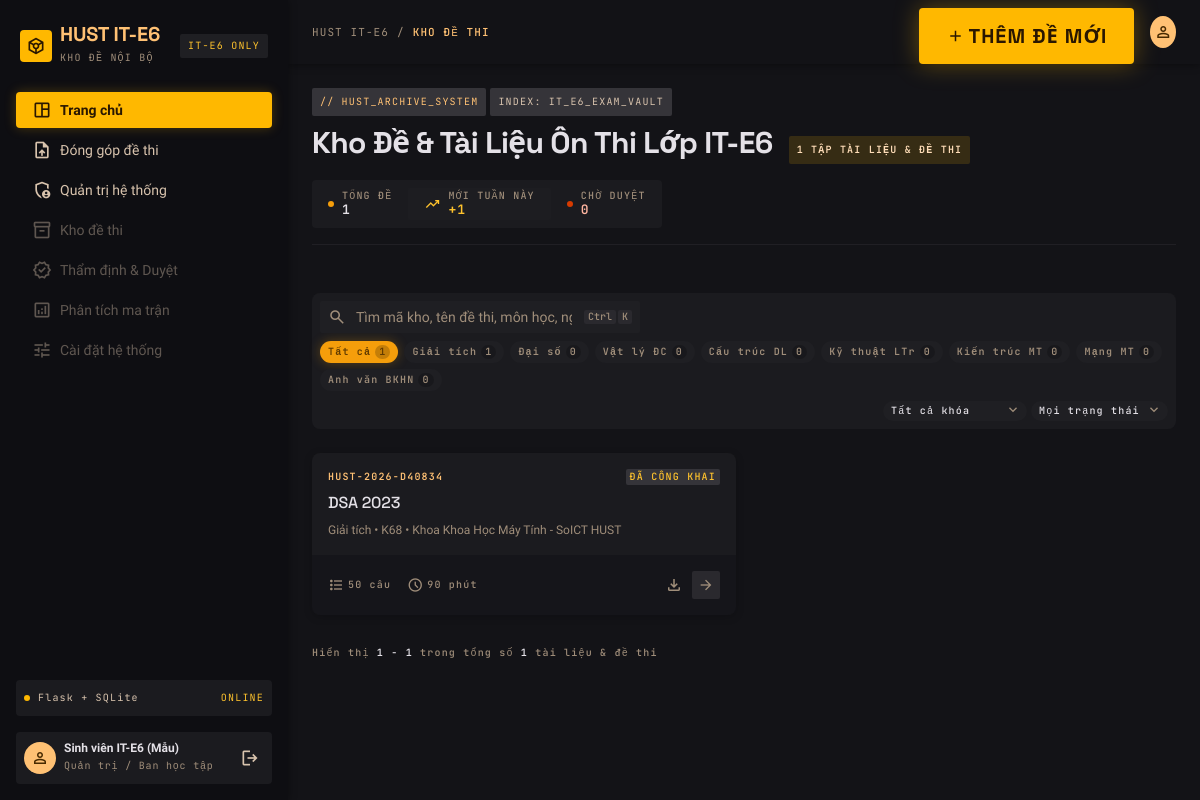
The app's page /dashboard (signed in), older data.
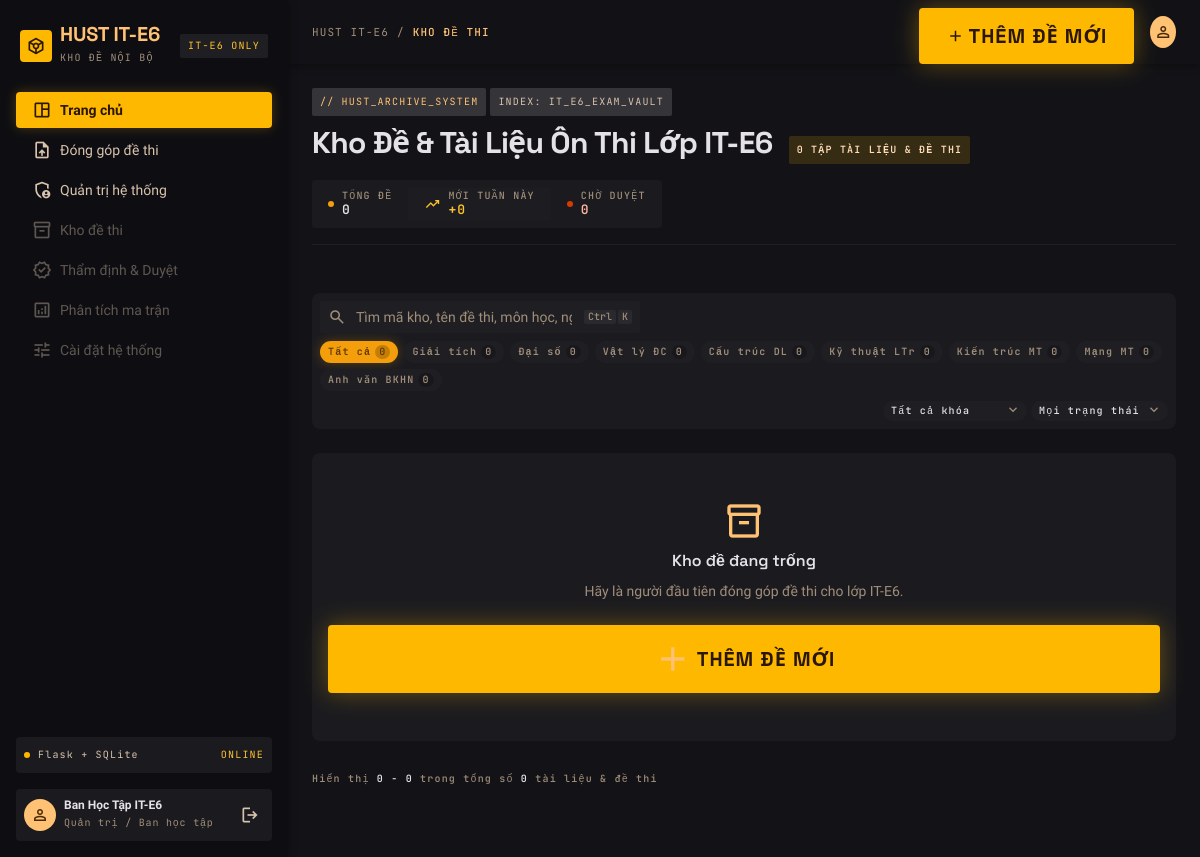
The same page, newer data.
### tables this page shows
CREATE TABLE "User" (
    id            INTEGER PRIMARY KEY AUTOINCREMENT,
    mssv          TEXT UNIQUE,
    email         TEXT UNIQUE NOT NULL,
    password_hash TEXT NOT NULL,
    full_name     TEXT,
    role          TEXT NOT NULL DEFAULT 'student',
    is_active     INTEGER NOT NULL DEFAULT 1,
    created_at    TEXT NOT NULL DEFAULT CURRENT_TIMESTAMP
);

CREATE TABLE Subject (
    id   INTEGER PRIMARY KEY AUTOINCREMENT,
    name TEXT UNIQUE NOT NULL
);

CREATE TABLE ExamFile (
    id            INTEGER PRIMARY KEY AUTOINCREMENT,
    uploader_id   INTEGER NOT NULL,
    original_name TEXT NOT NULL,
    stored_name   TEXT UNIQUE NOT NULL,
    ext           TEXT NOT NULL,
    mime          TEXT NOT NULL,
    size_bytes    INTEGER NOT NULL,
    sha256        TEXT NOT NULL,
    page_count    INTEGER,
    width         INTEGER,
    height        INTEGER,
    text_layer    INTEGER,
    zip_entries   INTEGER,
    zip_preview   TEXT,
    drive_file_id TEXT,                 -- ID tep tren Google Drive (NULL = tep cu nam tren dia)
    exam_id       INTEGER,              -- NULL = tep dang cho (chua luu de thi)
    created_at    TEXT NOT NULL
);

CREATE TABLE Exam (
    id            INTEGER PRIMARY KEY AUTOINCREMENT,
    vault_id      TEXT UNIQUE NOT NULL,
    title         TEXT NOT NULL,
    subject_id    INTEGER NOT NULL,
    cohort        TEXT NOT NULL,
    source_id     INTEGER NOT NULL,
    duration_min  INTEGER NOT NULL,
    num_questions INTEGER NOT NULL,
    grading_scale TEXT NOT NULL,
    nb_th         INTEGER NOT NULL DEFAULT 0,
    vd            INTEGER NOT NULL DEFAULT 0,
    vdc           INTEGER NOT NULL DEFAULT 0,
    status        TEXT NOT NULL,
    uploader_id   INTEGER NOT NULL,
    file_id       INTEGER UNIQUE NOT NULL,
    created_at    TEXT NOT NULL
);

CREATE TABLE Source (
    id   INTEGER PRIMARY KEY AUTOINCREMENT,
    name TEXT UNIQUE NOT NULL
);

### app.py (the view)
@app.route("/dashboard")
@login_required
def dashboard():
    db = get_db()
    scope_sql = "1 = 1"
    scope_args = []
    q = re.sub(r"\s+", " ", request.args.get("q", "")).strip()[:100]
    subject_id = to_int(request.args.get("subject"), 1, 2 ** 31)
    status = request.args.get("status", "")
    cohort = request.args.get("cohort", "")
    if status not in STATUSES:
        status = ""
    if cohort not in dict(COHORTS):
        cohort = ""
    filters = {"q": q, "subject": subject_id, "status": status, "cohort": cohort}
    where, args = [scope_sql], list(scope_args)
    if subject_id:
        where.append("e.subject_id = ?")
        args.append(subject_id)
    if status:
        where.append("e.status = ?")
        args.append(status)
    if cohort:
        where.append("e.cohort = ?")
        args.append(cohort)
    if q:
        like = "%" + q.replace("\\", "\\\\").replace("%", "\\%").replace("_", "\\_") + "%"
        where.append("(e.title LIKE ? ESCAPE '\\' OR e.vault_id LIKE ? ESCAPE '\\' "
                     "OR s.name LIKE ? ESCAPE '\\' OR src.name LIKE ? ESCAPE '\\')")
        args += [like] * 4
    where_sql = " AND ".join(where)
    from_sql = """FROM Exam e
        JOIN Subject s   ON s.id   = e.subject_id
        JOIN Source  src ON src.id = e.source_id
        JOIN ExamFile f  ON f.id   = e.file_id"""
    total = db.execute(f"SELECT COUNT(*) {from_sql} WHERE {where_sql}", args).fetchone()[0]
    pages = max(1, -(-total // DASH_PER_PAGE))
    page = min(max(to_int(request.args.get("page"), 1, 10 ** 6) or 1, 1), pages)
    offset = (page - 1) * DASH_PER_PAGE
    exams = db.execute(
        f"""SELECT e.id, e.vault_id, e.title, e.cohort, e.status, e.num_questions,
                   e.duration_min, e.created_at, s.name AS subject_name,
                   src.name AS source_name, f.id AS file_id, f.ext
            {from_sql} WHERE {where_sql}
            ORDER BY e.id DESC LIMIT ? OFFSET ?""",
        args + [DASH_PER_PAGE, offset],
    ).fetchall()
    week_ago = (datetime.now(VN_TZ) - timedelta(days=7)).strftime("%Y-%m-%d %H:%M:%S")
    stats = db.execute(
        f"""SELECT COUNT(*) AS total,
                   COALESCE(SUM(e.created_at >= ?), 0) AS new_week,
                   COALESCE(SUM(e.status = 'pending'), 0) AS pending
            FROM Exam e WHERE {scope_sql}""",
        [week_ago] + scope_args,
    ).fetchone()
    subjects = db.execute(
        f"""SELECT s.id, s.name, COUNT(e.id) AS n
            FROM Subject s LEFT JOIN Exam e ON e.subject_id = s.id AND {scope_sql}
            GROUP BY s.id ORDER BY s.id""",
        scope_args,
    ).fetchall()
    def link(**over):
        d = dict(filters)
        d.update(over)
        d = {k: v for k, v in d.items() if v not in (None, "")}
        return url_for("dashboard", **d)
    return render_template(
        "dashboard.html",
        exams=exams, stats=stats, subjects=subjects, link=link,
        q=q, subject_id=subject_id, status=status, cohort=cohort,
        has_filter=bool(q or subject_id or status or cohort),
        cohorts=COHORTS, total=total, page=page, pages=pages,
        pages_nav=page_window(page, pages),
        first=offset + 1 if total else 0, last=offset + len(exams),
    )

### app.py (called while the page is built, shortened)
def get_db():
    if "db" not in g:
        g.db = sqlite3.connect(DATABASE)
        g.db.row_factory = sqlite3.Row
    return g.db

@login_manager.user_loader
def load_user(user_id):
    row = get_db().execute('SELECT * FROM "User" WHERE id = ?', (user_id,)).fetchone()
    user = User(row) if row else None
    return user if user and user.is_active else None

def csrf_token():
    if "_csrf" not in session:
        session["_csrf"] = secrets.token_hex(16)
    return session["_csrf"]

@app.after_request
def security_headers(resp):
    resp.headers.setdefault("X-Content-Type-Options", "nosniff")
    resp.headers.setdefault("X-Frame-Options", "SAMEORIGIN")
    resp.headers.setdefault("Referrer-Policy", "same-origin")
    return resp

def page_window(page, pages):
    if pages <= 7:
        return list(range(1, pages + 1))

def to_int(value, lo, hi):
    try:
        n = int(str(value).strip())
    except (TypeError, ValueError):
        return None
    return n if lo <= n <= hi else None

    @property
    def is_active(self):
        return self._active

    @property
    def is_admin(self):
        return self.role == "admin"

### templates/dashboard.html (shortened to what the changed rows need)
{% extends "base_app.html" %}
{% block content %}
{% set badge = {'published': 'is-published', 'pending': 'is-pending', 'draft': 'is-draft'} %}
<div class="vault">
  <div class="page-head">
    <div class="page-head__left">
      <div class="page-head__title">
        <h1>Kho Đề &amp; Tài Liệu Ôn Thi Lớp IT-E6</h1>
        <div class="tag-row">
          <span class="chip chip--accent">{{ '{:,}'.format(stats.total) }} TẬP TÀI LIỆU &amp; ĐỀ THI</span>
        </div>
      </div>
    </div>
    <div class="vt-stats">
      <div class="vt-stat">
        <div><span class="vt-stat__label">TỔNG ĐỀ</span><strong>{{ '{:,}'.format(stats.total) }}</strong></div>
      </div>
      <div class="vt-stat vt-stat--mid">
        <div><span class="vt-stat__label">MỚI TUẦN NÀY</span><strong class="vt-c-tertiary">+{{ stats.new_week }}</strong></div>
      </div>
    </div>
  </div>
  <form class="vt-toolbar" id="filterForm" method="get" action="{{ url_for('dashboard') }}">
    <div class="vt-filters">
      <div class="vt-pills">
        <a class="vt-pill {{ 'is-active' if not subject_id }}" href="{{ link(subject=None) }}">
          <span>Tất cả</span><span class="vt-pill__n">{{ stats.total }}</span>
        </a>
        {% for s in subjects %}
        <a class="vt-pill {{ 'is-active' if subject_id == s.id }}" href="{{ link(subject=s.id) }}">
          <span>{{ s.name }}</span><span class="vt-pill__n">{{ s.n }}</span>
        </a>
        {% endfor %}
      </div>
    </div>
  </form>
  {% if exams %}
  <section class="vt-grid">
    {% for e in exams %}
    <div class="vt-card" role="link" tabindex="0"
         data-href="{{ url_for('file_download' if e.ext == '.zip' else 'file_preview', file_id=e.file_id) }}"
         data-zip="{{ 1 if e.ext == '.zip' else 0 }}">
      <div class="vt-card__body">
        <div class="vt-card__top">
          <span class="vt-card__id">{{ e.vault_id }}</span>
          <span class="vt-badge {{ badge[e.status] }}">{{ status_labels[e.status]|upper }}</span>
        </div>
        <h2 class="vt-card__title">{{ e.title }}</h2>
        <p class="vt-card__sub">{{ e.subject_name }} &bull; {{ e.cohort }} &bull; {{ e.source_name }}</p>
      </div>
      <div class="vt-card__foot">
        <div class="vt-card__meta">
          <span><span class="material-symbols-outlined icon-16">format_list_bulleted</span>{{ e.num_questions }} câu</span>
          <span><span class="material-symbols-outlined icon-16">schedule</span>{{ e.duration_min }} phút</span>
        </div>
        <div class="vt-card__actions">
          <a class="vt-icon-btn" href="{{ url_for('file_download', file_id=e.file_id) }}"
             title="Tải tệp xuống" aria-label="Tải tệp xuống">
            <span class="material-symbols-outlined icon-18">download</span>
          </a>
          <span class="vt-go"><span class="material-symbols-outlined icon-16">arrow_forward</span></span>
        </div>
      </div>
    </div>
    {% endfor %}
  </section>
  {% else %}
  <section class="vt-empty">
    <span class="material-symbols-outlined">inventory_2</span>
    <strong>{{ 'Không tìm thấy đề thi phù hợp' if has_filter else 'Kho đề đang trống' }}</strong>
    <p>{{ 'Hãy thử đổi từ khóa hoặc bỏ bớt bộ lọc.' if has_filter else 'Hãy là người đầu tiên đóng góp đề thi cho lớp IT-E6.' }}</p>
    {% if has_filter %}
      <a class="btn-soft" href="{{ url_for('dashboard') }}">Xóa bộ lọc</a>
    {% else %}
      <a class="btn-primary vt-add" href="{{ url_for('contribute') }}">
        <span class="material-symbols-outlined icon-18">add</span><span>Thêm đề mới</span>
      </a>
    {% endif %}
  </section>
  {% endif %}
  <footer class="vt-foot">
    <div>Hiển thị <b>{{ first }} - {{ last }}</b> trong tổng số <b>{{ '{:,}'.format(total) }}</b> tài liệu &amp; đề thi</div>
  </footer>
</div>
{% endblock %}

### templates/base_app.html (shortened to what this page needs)
<!DOCTYPE html>
<html lang="vi">
<head>
  <link rel="stylesheet" href="{{ url_for('static', filename='css/style.css') }}">
  <link rel="stylesheet" href="{{ url_for('static', filename='css/app.css') }}">
</head>
<body class="app">
  <aside class="sidebar" id="sidebar">
    <div class="sidebar__top">
      <div class="sidebar__brand">
        <div class="sidebar__brand-left">
          <div class="logo-box"><span class="material-symbols-outlined icon-20">token</span></div>
          <div class="sidebar__brand-text">
            <strong>HUST IT-E6</strong>
            <span>KHO ĐỀ NỘI BỘ</span>
          </div>
        </div>
        <span class="chip" style="color:var(--warn)">IT-E6 ONLY</span>
      </div>
      <nav class="nav" aria-label="Điều hướng">
        <a class="nav__item {{ 'is-active' if request.endpoint == 'dashboard' }}" href="{{ url_for('dashboard') }}">
          <span class="material-symbols-outlined icon-20">space_dashboard</span><span>Trang chủ</span>
        </a>
        <a class="nav__item {{ 'is-active' if request.endpoint == 'contribute' }}" href="{{ url_for('contribute') }}">
          <span class="material-symbols-outlined icon-20">upload_file</span><span>Đóng góp đề thi</span>
        </a>
        {% if current_user.is_admin %}
        <a class="nav__item {{ 'is-active' if request.endpoint == 'admin' }}" href="{{ url_for('admin') }}">
          <span class="material-symbols-outlined icon-20">admin_panel_settings</span><span>Quản trị hệ thống</span>
        </a>
        {% endif %}
        <span class="nav__item is-disabled" aria-disabled="true" title="Chưa mở">
          <span class="material-symbols-outlined icon-20">inventory_2</span><span>Kho đề thi</span>
        </span>
        <span class="nav__item is-disabled" aria-disabled="true" title="Chưa mở">
          <span class="material-symbols-outlined icon-20">verified</span><span>Thẩm định &amp; Duyệt</span>
        </span>
        <span class="nav__item is-disabled" aria-disabled="true" title="Chưa mở">
          <span class="material-symbols-outlined icon-20">analytics</span><span>Phân tích ma trận</span>
        </span>
        <span class="nav__item is-disabled" aria-disabled="true" title="Chưa mở">
          <span class="material-symbols-outlined icon-20">tune</span><span>Cài đặt hệ thống</span>
        </span>
      </nav>
    </div>
    <div class="sidebar__bottom">
      <div class="side-card side-card--row">
        <div class="inline-row"><span class="pulse-dot"></span><span>Flask + SQLite</span></div>
        <span style="color:var(--warn);font-family:var(--font-mono);font-size:10px;letter-spacing:.12em">ONLINE</span>
      </div>
      <div class="side-card side-card--row">
        <div class="side-user">
          <div class="avatar"><span class="material-symbols-outlined icon-18">person</span></div>
          <div class="side-user__text">
            <strong>{{ current_user.display_name }}</strong>
            <span>{{ current_user.role_label }}</span>
          </div>
        </div>
        <form method="POST" action="{{ url_for('logout') }}">
          <button class="icon-btn" type="submit" title="Đăng xuất" aria-label="Đăng xuất">
            <span class="material-symbols-outlined icon-20">logout</span>
          </button>
        </form>
      </div>
    </div>
  </aside>
  <div class="app-main">
    <header class="topbar">
      <div class="topbar__left">
        <div class="crumbs">{% block crumbs %}<span>HUST IT-E6</span>{% endblock %}</div>
      </div>
      <div class="topbar__right">
        {% block actions %}{% endblock %}
        <div class="avatar"><span class="material-symbols-outlined icon-18">person</span></div>
      </div>
    </header>
    <main class="workspace">
      {% block content %}{% endblock %}
    </main>
  </div>
</body>
</html>

Row changes from the older to the newer data that the page shows:
removed ExamFile: vault_id "HUST-2026-D40834", title "DSA 2023", subject_name "Giải tích", cohort "K68", source_name "Khoa Khoa Học Máy Tính - SoICT HUST", num_questions "50", duration_min "90"
removed Exam: status "ĐÃ CÔNG KHAI"
changed User: display_name "Sinh viên IT-E6 (Mẫu)" → "Ban Học Tập IT-E6"
computed for Subject "Giải tích": n "1" → "0"
Text that changed along with them:
{{ '{:,}'.format(stats.total) }}: "1" → "0"
{{ stats.new_week }}: "1" → "0"
{{ stats.total }}: "1" → "0"
{{ 'Không tìm thấy đề thi phù hợp' if has_filter else 'Kho đề đang trống' }}: (not shown) → "Kho đề đang trống"
{{ first }}: "1" → "0"
{{ last }}: "1" → "0"
{{ '{:,}'.format(total) }}: "1" → "0"
text now shown: "Hãy là người đầu tiên đóng góp đề thi cho lớp IT-E6. THÊM ĐỀ MỚI"
